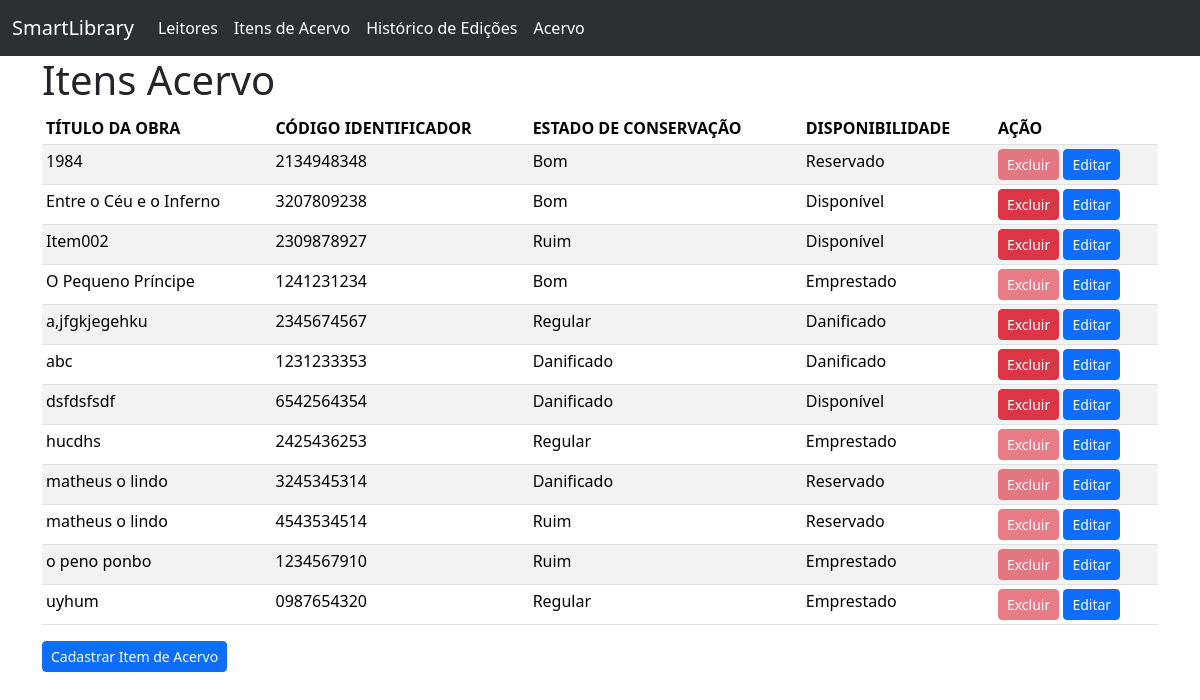
The app's page /collection-item/ with its own data.
### collection_item/models.py (models this page shows, shortened)
class CollectionItem(models.Model):
    ESTADO_CONSEVACAO = {
        "Bom": "Bom",
        "Regular": "Regular",
        "Ruim": "Ruim",
        "Danificado": "Danificado",
    }
    ESTADO_DISPONIVEL = {
        "Disponível": "Disponível",
        "Emprestado": "Emprestado",
        "Reservado": "Reservado",
    }
    title = models.CharField(
        verbose_name="Título da Obra",
        max_length=50,
        null=False,
        blank=False,
    )
    id_code = models.CharField(
        verbose_name="Código Identificador",
        max_length=10,
        primary_key=True,
        validators=[id_code_validator],
    )
    preservation = models.CharField(
        verbose_name="Estado de Conservação",
        max_length=10,
        choices=ESTADO_CONSEVACAO,
        null=False,
        blank=False,
    )
    availability = models.CharField(
        verbose_name="Disponibilidade",
        max_length=10,
        choices=ESTADO_DISPONIVEL,
        null=False,
        blank=False,
    )
    entry_date = models.DateField(
        auto_now_add=True,
        null=False,
        blank=False,
    )
    class Meta:
        ordering = ["title"]
        verbose_name = "Item do Acervo"
        verbose_name_plural = "Itens do Acervo"

### collection_item/views.py (the view)
class CollectionItemListView(ListView):
    model = CollectionItem

### collection_item/templates/collection_item/collectionitem_list.html (shortened to what this page needs)
{%extends "base.html"%}
{% block main_content %}
    <h1>Itens Acervo</h1>
    {% if collectionitem_list %}
    <div class="table-responsive">
        <table class="table table-striped table-hover table-sm">
            <thead>
                <tr>
                    <th scope="col">TÍTULO DA OBRA</th>
                    <th scope="col">CÓDIGO IDENTIFICADOR</th>
                    <th scope="col">ESTADO DE CONSERVAÇÃO</th>
                    <th scope="col">DISPONIBILIDADE</th>
                    <th scope="col">AÇÃO</th>
                </tr>
            </thead>
            <tbody>
                {% for item in collectionitem_list %}
                    <tr>
                        <td scope="row"> {{ item.title|truncatechars:50 }} </td>
                        <td> {{ item.id_code }} </td>
                        <td> {{ item.preservation }} </td>
                        <td> {{ item.availability }} </td>
                        <td>
                            <a href="{% url "collection_item_delete" pk=item.id_code %}" class="btn btn-danger btn-sm
                            {% if item.availability == "Emprestado" or item.availability == "Reservado" %}disabled{% endif %}
                            ">Excluir</a>
                            <a href="{% url "collection_item_update" pk=item.id_code %}" class="btn btn-primary btn-sm">Editar</a>
                        </td>
                    </tr>
                {% endfor %}
            </tbody>
        </table>
    </div>
    {% else %}
        <p>Não tem nada cadastrado ainda</p>
    {% endif %}
    <a href="{% url "collection_item_create" %}" class="btn btn-primary btn-sm">Cadastrar Item de Acervo</a>
{% endblock main_content %}

### records on screen
CollectionItem: title "1984", id_code "2134948348", preservation "Bom", availability "Reservado"
CollectionItem: title "Entre o Céu e o Inferno", id_code "3207809238", preservation "Bom", availability "Disponível"
CollectionItem: title "Item002", id_code "2309878927", preservation "Ruim", availability "Disponível"
CollectionItem: title "O Pequeno Príncipe", id_code "1241231234", preservation "Bom", availability "Emprestado"
CollectionItem: title "a,jfgkjegehku", id_code "2345674567", preservation "Regular", availability "Danificado"
CollectionItem: title "abc", id_code "1231233353", preservation "Danificado", availability "Danificado"
CollectionItem: title "dsfdsfsdf", id_code "6542564354", preservation "Danificado", availability "Disponível"
CollectionItem: title "hucdhs", id_code "2425436253", preservation "Regular", availability "Emprestado"
CollectionItem: title "matheus o lindo", id_code "3245345314", preservation "Danificado", availability "Reservado"
CollectionItem: title "matheus o lindo", id_code "4543534514", preservation "Ruim", availability "Reservado"
CollectionItem: title "o peno ponbo", id_code "1234567910", preservation "Ruim", availability "Emprestado"
CollectionItem: title "uyhum", id_code "0987654320", preservation "Regular", availability "Emprestado"
